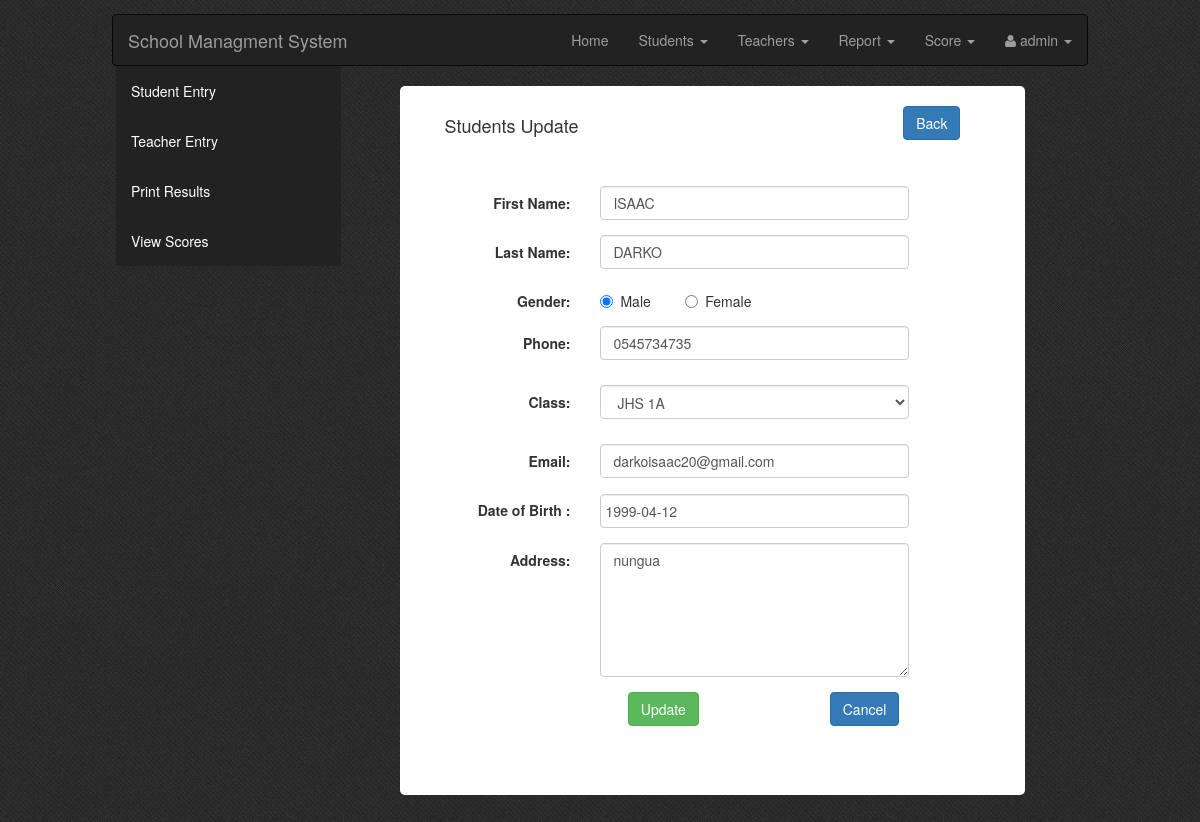
Screenshot of /everyone.php?tag=student_entry&opr=upd&rs_id=1 with the database file from the repository.
### tables this page shows
CREATE TABLE `stu_tbl_2018` (
  `stu_id` int(10) unsigned NOT NULL AUTO_INCREMENT,
  `f_name` varchar(50) NOT NULL,
  `l_name` varchar(50) NOT NULL,
  `gender` char(10) NOT NULL,
  `dob` date NOT NULL,
  `address` varchar(100) NOT NULL,
  `phone` varchar(50) NOT NULL,
  `email` varchar(70) NOT NULL,
  `student_class` varchar(12) NOT NULL,
  `sub_english_grade` int(10) NOT NULL DEFAULT '0',
  `sub_english_exams` int(10) NOT NULL DEFAULT '0',
  `sub_english_total` int(10) NOT NULL DEFAULT '0',
  `sub_maths_grade` int(10) NOT NULL DEFAULT '0',
  `sub_maths_exams` int(10) NOT NULL DEFAULT '0',
  `sub_maths_total` int(10) NOT NULL DEFAULT '0',
  `sub_science_grade` int(10) NOT NULL DEFAULT '0',
  `sub_science_exams` int(10) NOT NULL DEFAULT '0',
  `sub_science_total` int(10) NOT NULL DEFAULT '0',
  `sub_social_grade` int(10) NOT NULL DEFAULT '0',
  `sub_social_exams` int(10) NOT NULL DEFAULT '0',
  `sub_social_total` int(10) NOT NULL DEFAULT '0',
  `sub_rme_grade` int(10) NOT NULL DEFAULT '0',
  `sub_rme_exams` int(10) NOT NULL DEFAULT '0',
  `sub_rme_total` int(10) NOT NULL DEFAULT '0',
  `sub_ict_grade` int(10) NOT NULL DEFAULT '0',
  `sub_ict_exams` int(10) NOT NULL DEFAULT '0',
  `sub_ict_total` int(10) NOT NULL DEFAULT '0',
  `sub_bdt_grade` int(10) NOT NULL DEFAULT '0',
  `sub_bdt_exams` int(10) NOT NULL DEFAULT '0',
  `sub_bdt_total` int(10) NOT NULL DEFAULT '0',
  `sub_gh_lang_grade` int(10) NOT NULL DEFAULT '0',
  `sub_gh_lang_exams` int(10) NOT NULL DEFAULT '0',
  `sub_gh_lang_total` int(10) NOT NULL DEFAULT '0',
  `english_grade` int(11) NOT NULL DEFAULT '0',
  `maths_grade` int(11) NOT NULL DEFAULT '0',
  `social_grade` int(11) NOT NULL DEFAULT '0',
  `science_grade` int(11) NOT NULL DEFAULT '0',
  `rme_grade` int(11) NOT NULL DEFAULT '0',
  `bdt_grade` int(11) NOT NULL DEFAULT '0',
  `ict_grade` int(11) NOT NULL DEFAULT '0',
  `gh_lang_grade` int(11) NOT NULL DEFAULT '0',
  `total` int(11) NOT NULL DEFAULT '0',
  `stu_conduct` varchar(100) NOT NULL,
  `stu_intrest` varchar(100) NOT NULL,
  `stu_attitude` varchar(100) NOT NULL,
  `teachers_remarks` varchar(100) NOT NULL,
  `attendance` varchar(10) NOT NULL,
  `promotion` varchar(10) NOT NULL,
  PRIMARY KEY (`stu_id`)
);

### Students_Entry.php (the view, shortened to what this page needs)
<?php
    $id="";
    $opr="";
    if(isset($_GET['opr']))
    	$opr=$_GET['opr'];
    if(isset($_GET['rs_id']))
    	$id=$_GET['rs_id'];
?>
<?php
if($opr=="upd")
{
	$sql_upd=mysqli_query($my_connection_string,"SELECT * FROM stu_tbl_2018 WHERE stu_id=$id");
	$rs_upd=mysqli_fetch_array($sql_upd);
?>
<div class="col-md-10 col-md-offset-1 form-style">
    <div class="col-md-12 entry-head margin-20b">
        <h4 class="left">Students Update</h4>
        <a class="btn btn-primary right" href="?tag=view_students">Back</a>
    </div>
    <div class="col-md-10 col-md-offset-1 form-style">
            <form role="form" data-toggle="validator" method="post" class="form-horizontal">
                <div class="row">
                    <div class="form-group">
                        <label for="fnametxt" class="control-label col-sm-3">First Name:</label>
                        <div class="col-sm-8">
                            <input type="text" class="form-control" id="fnametxt" name="fnametxt" value="<?php echo $rs_upd['f_name'];?>"/>
                        </div>
                    </div>
                    <div class="form-group">
                        <label for="lnametxt" class="control-label col-sm-3">Last Name:</label>
                        <div class="col-sm-8">
                            <input type="text" class="form-control" id="lnametxt" name="lnametxt" value="<?php echo $rs_upd['l_name'];?>"/>
                        </div>
                    </div>
                    <div class="form-group">
                        <label for="gender" class="control-label col-sm-3">Gender:</label>
                        <div class="radio col-sm-2">
                            <label><input type="radio" name="gender" value="male" <?php if($rs_upd['gender']=="male") echo "checked";?>>Male</label>
                        </div>
                        <div class="radio col-sm-4">
                            <label><input type="radio" name="gender" value="female" <?php if($rs_upd['gender']=="female") echo "checked";?>>Female</label>
                        </div>
                    </div>
                    <div class="form-group">
                        <label for="phonetxt" class="control-label col-sm-3">Phone:</label>
                        <div class="col-sm-8">
                            <input type="number" data-minlength="10" class="form-control only-number" data-error="Enter Valid 10 Digit Phone Number  " id="phonetxt" name="phonetxt" value="<?php echo $rs_upd['phone'];?>">
                        </div>
                    </div>
                    <div class="form-group">
                    <label for="phonetxt" class="control-label col-sm-3">Class:</label>
                    <div class="col-sm-8">
                            <select class="form-control" name="select_class">
                            <?php
                            $get_class_names = mysqli_query($my_connection_string,"SELECT * FROM `class_holders`");
                            while ($get_each_class = mysqli_fetch_array($get_class_names)) {
                                $get_class_name = $get_each_class['class_name'];
                                $get_view_name = $get_each_class['view_class_name'];
                             ?>
                            <option value="<?php  echo $get_class_name; ?>" <?php if ($rs_upd['student_class'] == "<?php  echo $get_class_name; ?>") {
                                echo "selected";
                            }else{echo "";}  ?>><?php echo $get_view_name; ?></option>
                            <?php    }  ?>
                        </select>
                    </div>
                </div>
                    <div class="form-group">
                        <label for="emailtxt" class="control-label col-sm-3">Email:</label>
                        <div class="col-sm-8">
                            <input type="email" class="form-control" id="emailtxt" name="emailtxt" value="<?php echo $rs_upd['email'];?>">
                        </div>
                    </div>
                    <div class="form-group">
                        <label for="dob" class="control-label col-sm-3">Date of Birth :</label>
                        <div class="col-sm-8">
                            <input type="text" class="form-control datepicker" name="dob" value="<?php echo $rs_upd['dob'];?>" data-date-format="yyyy-mm-dd"/>
                        </div>
                    </div>
                    <div class="form-group">
                        <label for="addrtxt" class="control-label col-sm-3">Address:</label>
                        <div class="col-sm-8">
                            <textarea class="form-control" name="addrtxt" cols="8" rows="6" required><?php echo $rs_upd['address'];?></textarea>
                        </div>
                    </div>
                    <div class="form-group">
                        <input type="submit" name="btn_upd" value="Update" class="btn btn-success col-md-offset-4 col-sm-offset-4 col-xs-offset-2"/>
                        <input type="reset" value="Cancel" class="btn btn-primary col-md-offset-3 col-sm-offset-3 col-xs-offset-3"/>
                    </div>
                </div>
            </form>
        </div>
    </div>
</div>
<?php
}
?>
</body>
</html>

### css/datepicker.css (style rules this page uses)
.datepicker { padding: 4px; margin-top: 1px; -webkit-border-radius: 4px; -moz-border-radius: 4px; border-radius: 4px; direction: ltr; }

### css/style.css (style rules this page uses)
body { background:url(../picture/navy_blue.png); }
.left { float: left; margin-left: 10px; }
.right { float: right; margin-right: 30px; }
.margin-20b { margin-bottom: 20px; }
.form-style { background-color: #fff; padding: 20px; border-radius: 5px; }

### rows the page displays
stu_tbl_2018: fnametxt "ISAAC", lnametxt "DARKO", gender "☑ Male", gender "☐ Female", phonetxt "0545734735", emailtxt "darkoisaac20@gmail.com", dob "1999-04-12", addrtxt "nungua"

### other values shown
form field select_class "JHS 1A"
